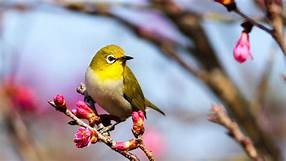
%> input picture DSIP/bird.jpg, 286 x 161 px
$ octave dsip7a.m   (GNU Octave 9; MATLAB toolbox functions it lacks are replaced by stand-ins)
%> lines starting %> are read from the running program, lines starting %| are printed output that depends on the picture
clc;
clear all;
close all;
rgb = imread("bird.jpg");
%> rgb is the input picture: size 161x286x3 uint8; mean R, G, B 155.1, 144.3, 150.6
r = rgb2gray(rgb);
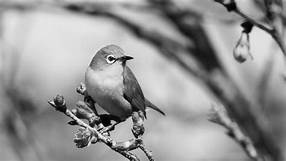
%> r: size 161x286 uint8; min 1, max 251, mean 148.2
r = im2double(r);
%> r: size 161x286 double
s=r;
[row,col] = size(r);
%> row = 161; col = 286
subplot(2,1,1)
imshow(r)
f = ones(3,3);
for i = 2:row-1
    for j = 2:col-1
        s(i,j) = (f(1,1)*r(i-1,j-1)+f(1,2)*r(i-1,j)+f(1,3)*r(i-1,j+1)+f(2,1)*r(i,j-1)+f(2,2)*r(i,j)+f(2,3)*r(i,j+1)+f(3,1)*r(i+1,j-1)+f(3,2)*r(i+1,j)+f(3,3)*r(i+1,j+1))/9;
    end
end
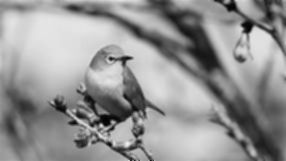
%> s: size 161x286 double; min 0.0113, max 0.936, mean 0.581
subplot(2,1,2)
imshow(s)
